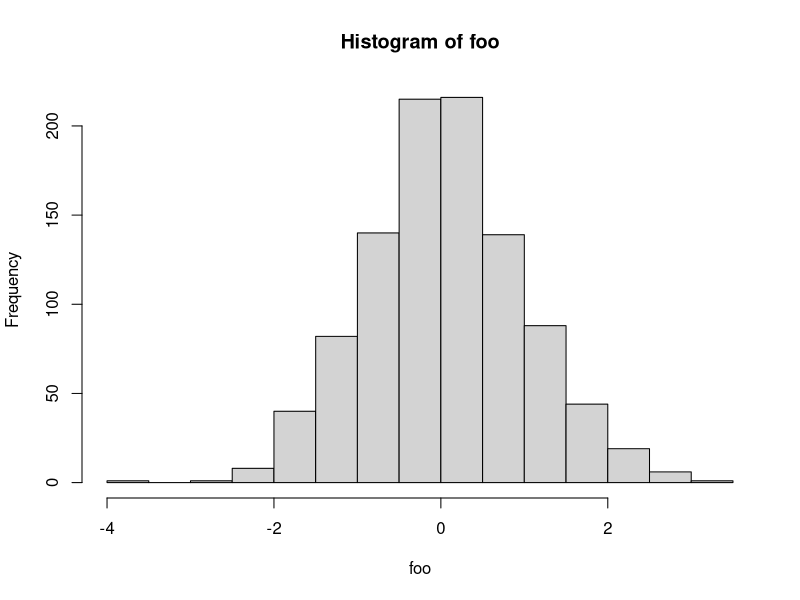
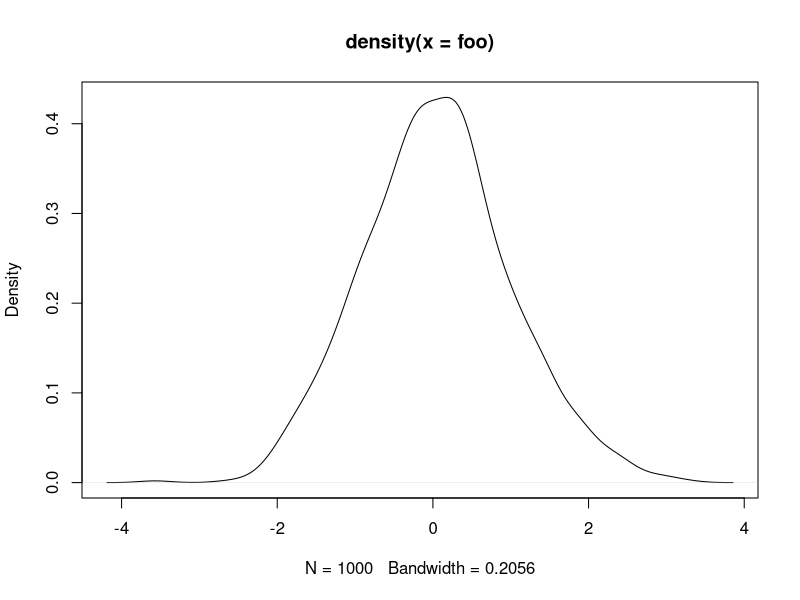

R code for these plots, in order:
## ---- chunk 1

library(knitr)
opts_chunk$set(warning = FALSE, message = FALSE)

## ---- chunk 2

library(knitr)

# Set up two plots in one pane

knit_hooks$set(
  plot.mar = function(before, options, envir) {
    if (before) par(
      mfrow = c( 1, 2)
      ) 
    }
  )

## ---- chunk 3

foo <- rnorm(1:1000)
hist(foo)
plot(density(foo))

## ---- chunk 4

library(dplyr)
library(xtable)

# Note that \pm is escaped for R with an additional slash \

errors <- function(x,y) {
  paste("$", sprintf("%.2f", x), "\\pm", sprintf("%.2f", y), "$", sep = "")
  }

iris_data <- iris %>% 
  dplyr::group_by(
    Species
    ) %>%
  dplyr::summarise_each(
    funs(mean, sd)
    ) %>%
  dplyr::transmute(
    species = Species,
    Sepal.Length = errors(Sepal.Length_mean,Sepal.Length_sd),
    Sepal.Width = errors(Sepal.Width_mean,Sepal.Width_sd),
    Petal.Width = errors(Petal.Width_mean,Petal.Width_sd)
    )


iris_table <- iris_data %>%
  xtable(
    caption = "Summary of the Iris data showing mean $\\pm$ SD",
    align = c("r","r","l","l","l"),
    label = "tab:iris_table"
    )

## ---- chunk 5

print.xtable(
  iris_table,
  include.rownames = FALSE,
  include.colnames = FALSE,
  caption.placement = "top",
  table.placement = "bth",
  booktabs = TRUE,    
  sanitize.text.function = function(x) print(x), # must hack this to allow the printing of \pm
  add.to.row = 
    list(
      pos = list(0,0),
      command = c(
        "& \\multicolumn{2}{c}{Sepal} & \\multicolumn{1}{c}{Petal} \\\\ \\cline{2-4}",
        "Species & Length & Width & Width \\\\"
        )
      )
  )


## ---- chunk 6
sessionInfo()
